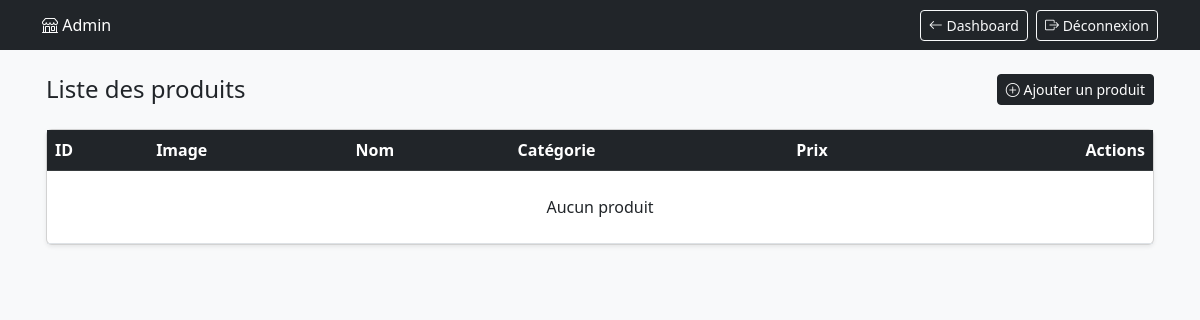
The page /admin/produits.php (signed in) on the database as committed earlier.
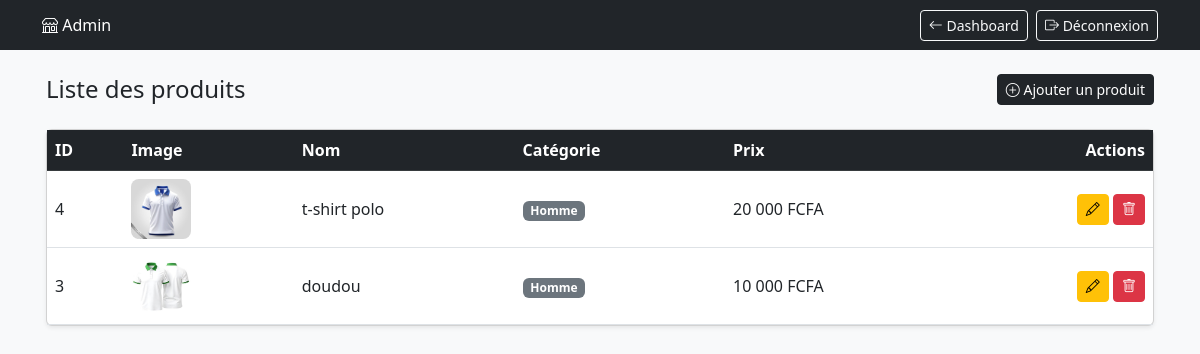
The same page on the database as committed later.
### tables this page shows
CREATE TABLE `produits` (
  `id` int(11) NOT NULL,
  `nom` varchar(150) NOT NULL,
  `description` text DEFAULT NULL,
  `prix` int(11) NOT NULL,
  `image` varchar(255) DEFAULT NULL,
  `imag` varchar(255) DEFAULT NULL,
  `ima` varchar(255) DEFAULT NULL,
  `im` varchar(255) DEFAULT NULL,
  `categorie_id` int(11) NOT NULL,
  `created_at` timestamp NOT NULL DEFAULT current_timestamp()
);

CREATE TABLE `categories` (
  `id` int(11) NOT NULL,
  `nom` varchar(100) NOT NULL,
  `slug` varchar(100) NOT NULL,
  `created_at` timestamp NOT NULL DEFAULT current_timestamp()
);

### admin/produits.php (the view, shortened to what this page needs)
<?php
require_once __DIR__ . '/../config/database.php';
$produits = $pdo->query('
    SELECT p.*, c.nom AS categorie_nom
    FROM produits p
    JOIN categories c ON c.id = p.categorie_id
    ORDER BY p.id DESC
')->fetchAll();
?>
<!DOCTYPE html>
<html lang="fr">
<head>
    <link rel="stylesheet" href="../bootstrap-5.2.3-dist/css/bootstrap.min.css">
    <link rel="stylesheet" href="../bootstrap-iconss/font/bootstrap-icons.css">
</head>
<body class="bg-light">
<nav class="navbar navbar-dark bg-dark py-2">
    <div class="container-fluid container-lg">
        <a class="navbar-brand fs-6 fs-sm-5 mb-0" href="index.php">
            <i class="bi bi-shop"></i> Admin
        </a>
        <div class="d-flex gap-2">
            <a href="index.php" class="btn btn-outline-light btn-sm">
                <i class="bi bi-arrow-left"></i> Dashboard
            </a>
            <a href="../logout.php" class="btn btn-outline-light btn-sm">
                <i class="bi bi-box-arrow-right"></i> Déconnexion
            </a>
        </div>
    </div>
</nav>
<div class="container-fluid container-lg py-4 px-3">
    <div class="d-flex flex-column flex-sm-row justify-content-between
                align-items-stretch align-items-sm-center gap-2 mb-4">
        <h2 class="fs-4 fs-sm-3 mb-0">Liste des produits</h2>
        <a href="produit_ajouter.php" class="btn btn-dark btn-sm">
            <i class="bi bi-plus-circle"></i> Ajouter un produit
        </a>
    </div>
    <div class="card shadow-sm d-none d-md-block">
        <div class="table-responsive">
            <table class="table table-hover mb-0 align-middle">
                <thead class="table-dark">
                    <tr>
                        <th>ID</th>
                        <th>Image</th>
                        <th>Nom</th>
                        <th>Catégorie</th>
                        <th>Prix</th>
                        <th class="text-end">Actions</th>
                    </tr>
                </thead>
                <tbody>
                <?php if (empty($produits)): ?>
                    <tr><td colspan="6" class="text-center py-4">Aucun produit</td></tr>
                <?php else: ?>
                    <?php foreach ($produits as $p): ?>
                        <tr>
                            <td><?= $p['id'] ?></td>
                            <td>
                                <img src="../<?= htmlspecialchars($p['image']) ?>"
                                    style="width:60px;height:60px;object-fit:cover;border-radius:8px;">
                            </td>
                            <td><?= htmlspecialchars($p['nom']) ?></td>
                            <td><span class="badge bg-secondary"><?= htmlspecialchars($p['categorie_nom']) ?></span></td>
                            <td><?= number_format($p['prix'], 0, ',', ' ') ?> FCFA</td>
                            <td class="text-end">
                                <a href="produit_modifier.php?id=<?= $p['id'] ?>"
                                    class="btn btn-sm btn-warning">
                                    <i class="bi bi-pencil"></i>
                                </a>
                                <a href="produit_supprimer.php?id=<?= $p['id'] ?>"
                                    class="btn btn-sm btn-danger"
                                    onclick="return confirm('Supprimer ce produit ?')">
                                    <i class="bi bi-trash"></i>
                                </a>
                            </td>
                        </tr>
                    <?php endforeach; ?>
                <?php endif; ?>
                </tbody>
            </table>
        </div>
    </div>
</div>
</body>
</html>

Rows that differ between the two databases and show on the page:
added produits: id "4", image (picture), nom "t-shirt polo", categorie.nom "Homme", prix "20 000"
added produits: id "3", image (picture), nom "doudou", categorie.nom "Homme", prix "10 000"
Other text that changed with them:
text no longer shown: "Aucun produit"
